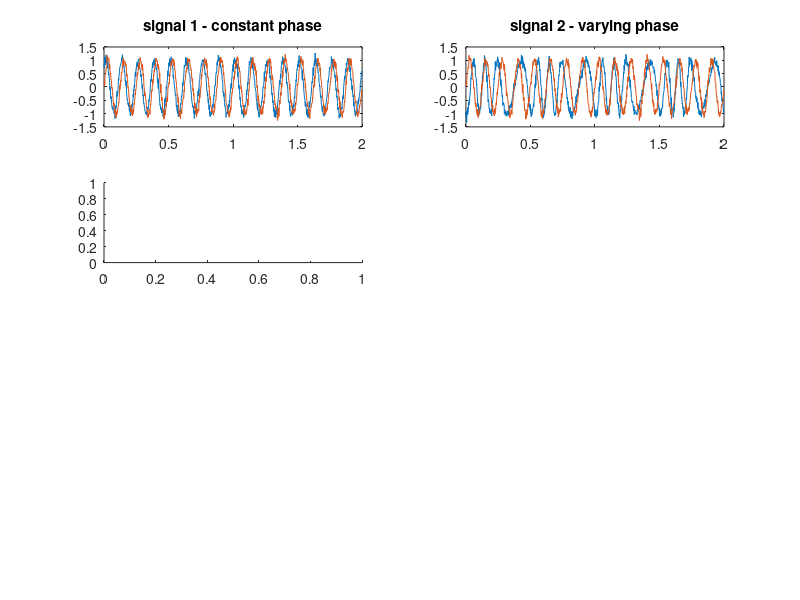

Recreate this plot in MATLAB. (Note: this script raises an error after producing the figure.)
%%Answer: Coherence becomes cleaner as a function of data size.

%% just verify some cases where we break the phase relationship
Fs = 500; dt = 1./Fs;
t = [0 2]; tvec = t(1):dt:t(2)-dt;
data1 = sin(2*pi*8*tvec)+0.1*randn(size(tvec));
data2 = sin(2*pi*8*tvec+pi/4)+0.1*randn(size(tvec));

f = 2; % freq modulation (Hz) 
f2 = 8;
m = 2; % freq modulation strength
wsz = 200; % window size 

figure(1);clf;

subplot(421)
s2 = data2;
plot(tvec,s2,tvec,data1); title('signal 1 - constant phase');
 
subplot(422)
s3 = sin(2*pi*f2*tvec + m.*sin(2*pi*f*tvec - pi/2)) + 0.1*randn(size(tvec));
plot(tvec,s3,tvec,data1); title('signal 2 - varying phase');
 
subplot(423)
[Ps2,F] = pwelch(s2,hanning(wsz),wsz/2,length(data2),Fs);
plot(F,abs(Ps2)); title('PSD');
 
subplot(424)
[Ps3,F] = pwelch(s3,hanning(wsz),wsz/2,length(data2),Fs);
plot(F,abs(Ps3)); title('PSD');
 
subplot(425)
[C,F] = mscohere(data1,s2,hanning(wsz),wsz/2,length(data1),Fs); % shortcut to obtain coherence
plot(F,C); title('coherence'); xlabel('Frequency (Hz)');
 
subplot(426)
[C,F] = mscohere(data1,s3,hanning(wsz),wsz/2,length(data1),Fs);
plot(F,C); title('coherence'); xlabel('Frequency (Hz)');
 
[acf,lags] = xcorr(data1,s2,100,'coeff');
lags = lags.*(1./Fs); % convert samples to time
 
subplot(427)
plot(lags,acf); grid on;
xlabel('time lag (s)'); ylabel('correlation ({\itr})'); title('xcorr');
 
[acf,lags] = xcorr(data1,s3,100,'coeff');
lags = lags.*(1./Fs); % convert samples to time
 
subplot(428)
plot(lags,acf); grid on;
xlabel('time lag (s)'); ylabel('correlation ({\itr})'); title('xcorr');

figure(2);clf;

t = [0 10]; tvec = t(1):dt:t(2)-dt;
data1 = sin(2*pi*8*tvec)+0.1*randn(size(tvec));
data2 = sin(2*pi*8*tvec+pi/4)+0.1*randn(size(tvec));

subplot(421)
s2 = data2;
plot(tvec,s2,tvec,data1); title('signal 1 - constant phase');
 
subplot(422)
s3 = sin(2*pi*f2*tvec + m.*sin(2*pi*f*tvec - pi/2)) + 0.1*randn(size(tvec));
plot(tvec,s3,tvec,data1); title('signal 2 - varying phase');
 
subplot(423)
[Ps2,F] = pwelch(s2,hanning(wsz),wsz/2,length(data2),Fs);
plot(F,abs(Ps2)); title('PSD');
 
subplot(424)
[Ps3,F] = pwelch(s3,hanning(wsz),wsz/2,length(data2),Fs);
plot(F,abs(Ps3)); title('PSD');
 
subplot(425)
[C,F] = mscohere(data1,s2,hanning(wsz),wsz/2,length(data1),Fs); % shortcut to obtain coherence
plot(F,C); title('coherence'); xlabel('Frequency (Hz)');
 
subplot(426)
[C,F] = mscohere(data1,s3,hanning(wsz),wsz/2,length(data1),Fs);
plot(F,C); title('coherence'); xlabel('Frequency (Hz)');
 
[acf,lags] = xcorr(data1,s2,100,'coeff');
lags = lags.*(1./Fs); % convert samples to time
 
subplot(427)
plot(lags,acf); grid on;
xlabel('time lag (s)'); ylabel('correlation ({\itr})'); title('xcorr');
 
[acf,lags] = xcorr(data1,s3,100,'coeff');
lags = lags.*(1./Fs); % convert samples to time
 
subplot(428)
plot(lags,acf); grid on;
xlabel('time lag (s)'); ylabel('correlation ({\itr})'); title('xcorr');